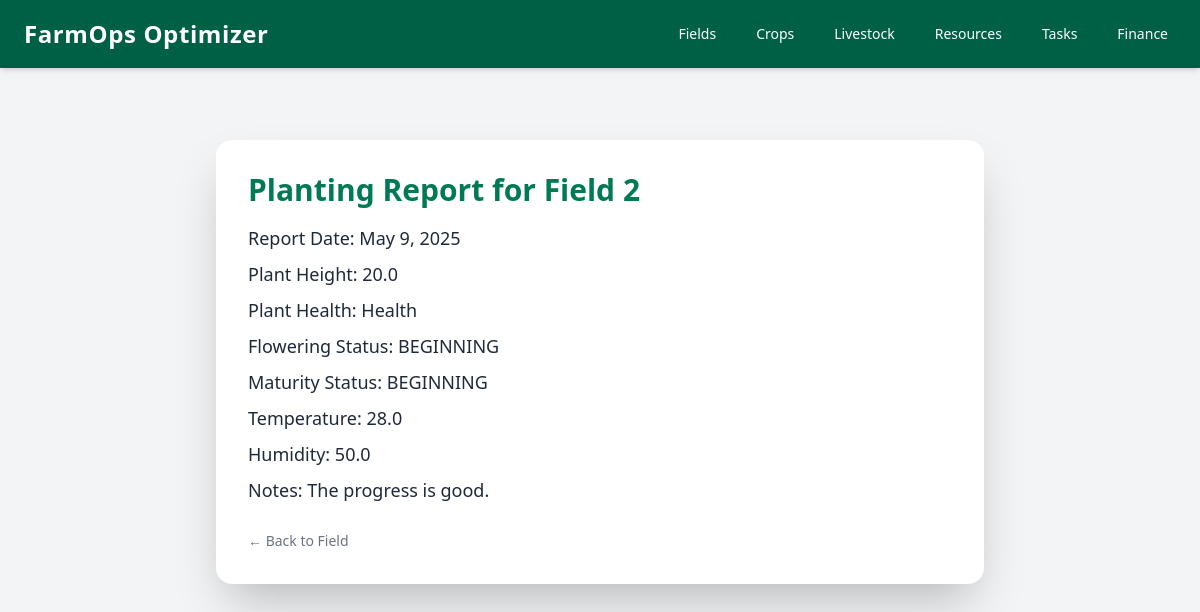
Page /planting-report/2/ on the committed database.
### crops/models.py (models this page shows, shortened)
class PlantingReport(models.Model):
    planting_field = models.ForeignKey(PlantingField, on_delete=models.CASCADE, related_name="reports")
    report_date = models.DateTimeField(auto_now_add=True)
    plant_height = models.FloatField(null=True, blank=True)
    plant_health = models.CharField(max_length=255, blank=True, null=True)
    FLOWERING_STATUS_CHOICES = [
        ('NOT_STARTED', 'Not Started'),
        ('BEGINNING', 'Beginning of Flowering'),
        ('PEAK', 'Full Flowering'),
        ('ENDING', 'End of Flowering'),
        ('COMPLETED', 'Flowering Completed'),
    ]
    flowering_status = models.CharField(max_length=50, choices=FLOWERING_STATUS_CHOICES, default='NOT_STARTED')
    MATURITY_STATUS_CHOICES = [
        ('NOT_STARTED', 'Not Started'),
        ('BEGINNING', 'Beginning of Maturity'),
        ('HALFWAY', 'Halfway to Maturity'),
        ('NEAR_COMPLETION', 'Near Completion'),
        ('COMPLETED', 'Fully Matured'),
    ]
    maturity_status = models.CharField(max_length=50, choices=MATURITY_STATUS_CHOICES, default='NOT_STARTED')
    temperature = models.FloatField(null=True, blank=True)
    humidity = models.FloatField(null=True, blank=True)
    notes = models.TextField(blank=True, null=True)
    archived = models.BooleanField(default=False)

class PlantingField(models.Model):
    SOIL_TYPES = [
        ('LOAM', 'Loam'),
        ('CLAY', 'Clay'),
        ('SILT', 'Silt'),
        ('SAND', 'Sand'),
        ('PEAT', 'Peat'),
    ]
    LIGHT_PROFILES = [
        ('FULL_SUN', 'Full Sun'),
        ('PARTIAL_SHADE', 'Partial Shade'),
        ('FULL_SHADE', 'Full Shade'),
    ]
    user = models.ForeignKey(User, on_delete=models.CASCADE, null=True)
    name = models.CharField(max_length=100)
    area = models.FloatField()
    soil_type = models.CharField(max_length=10, choices=SOIL_TYPES, default='LOAM')
    crop = models.ForeignKey(Crop, on_delete=models.SET_NULL, null=True, blank=True)
    planting_date = models.DateTimeField(null=True, blank=True)
    estimated_value = models.DecimalField(max_digits=10, decimal_places=2, null=True, blank=True)
    light_profile = models.CharField(max_length=15, choices=LIGHT_PROFILES, null=True, blank=True)

### crops/views.py (the view)
# urls.py: path('planting-report/<int:pk>/', views.planting_report_detail, name='planting_report_detail'),
def planting_report_detail(request, pk):
    planting_report = get_object_or_404(PlantingReport, pk=pk)
    return render(request, 'crops/planting_report_detail.html', {'planting_report': planting_report})

### crops/templates/crops/planting_report_detail.html
{% extends 'base.html' %}
{% block content %}
<div class="max-w-3xl mx-auto bg-white p-8 rounded-2xl shadow-2xl mt-10">
    <h1 class="text-3xl font-extrabold text-emerald-700">
        Planting Report for {{ planting_report.planting_field.name }}
    </h1>
    <p class="text-lg mt-4">Report Date: {{ planting_report.report_date|date:"F j, Y" }}</p>
    <p class="text-lg mt-2">Plant Height: {{ planting_report.plant_height }}</p>
    <p class="text-lg mt-2">Plant Health: {{ planting_report.plant_health }}</p>
    <p class="text-lg mt-2">Flowering Status: {{ planting_report.flowering_status }}</p>
    <p class="text-lg mt-2">Maturity Status: {{ planting_report.maturity_status }}</p>
    <p class="text-lg mt-2">Temperature: {{ planting_report.temperature }}</p>
    <p class="text-lg mt-2">Humidity: {{ planting_report.humidity }}</p>
    <p class="text-lg mt-2">Notes: {{ planting_report.notes }}</p>
    <div class="mt-6">
        <a href="{% url 'crops:planting_field_detail' planting_report.planting_field.id %}" class="text-sm text-gray-500 hover:text-gray-700">← Back to Field</a>
    </div>
</div>
{% endblock %}

### rows in the picture
PlantingReport: planting_field.name "Field 2", report_date "May 9, 2025", plant_height "20.0", plant_health "Health", flowering_status "BEGINNING", maturity_status "BEGINNING", temperature "28.0", humidity "50.0", notes "The progress is good."
